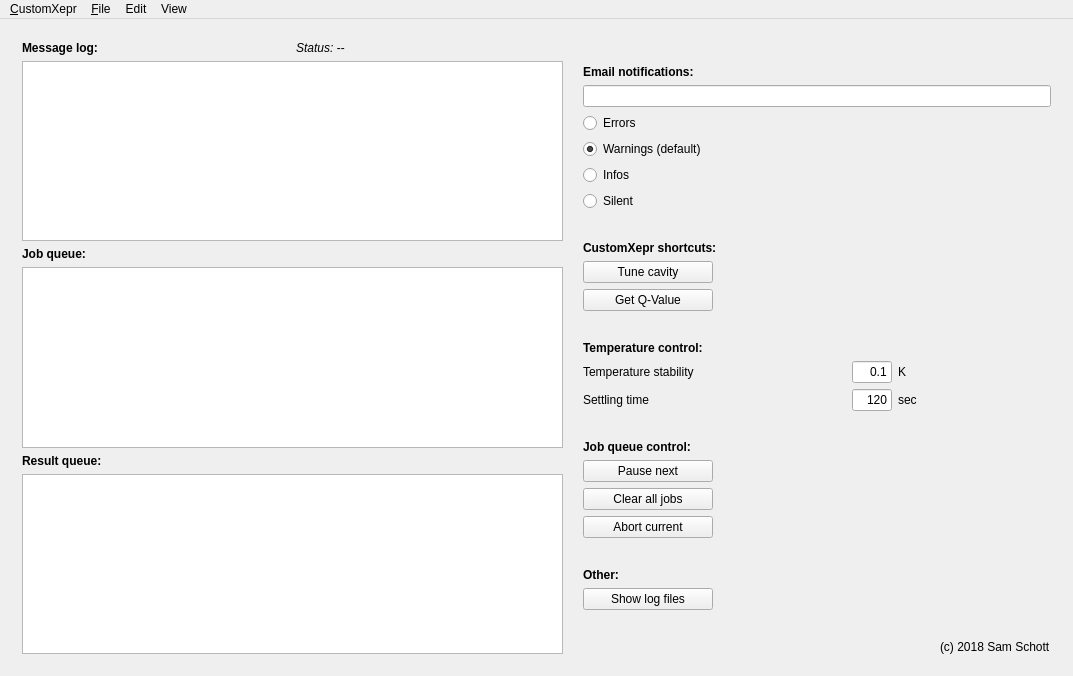
<?xml version="1.0" encoding="UTF-8"?>
<ui version="4.0">
 <class>MainWindow</class>
 <widget class="QMainWindow" name="MainWindow">
  <property name="geometry">
   <rect>
    <x>0</x>
    <y>0</y>
    <width>1073</width>
       <height>676</height>
   </rect>
  </property>
  <property name="palette">
   <palette>
    <active>
     <colorrole role="AlternateBase">
      <brush brushstyle="SolidPattern">
       <color alpha="255">
        <red>241</red>
        <green>243</green>
        <blue>243</blue>
       </color>
      </brush>
     </colorrole>
    </active>
    <inactive>
     <colorrole role="AlternateBase">
      <brush brushstyle="SolidPattern">
       <color alpha="255">
        <red>241</red>
        <green>243</green>
        <blue>243</blue>
       </color>
      </brush>
     </colorrole>
    </inactive>
    <disabled>
     <colorrole role="AlternateBase">
      <brush brushstyle="SolidPattern">
       <color alpha="255">
        <red>241</red>
        <green>243</green>
        <blue>243</blue>
       </color>
      </brush>
     </colorrole>
    </disabled>
   </palette>
  </property>
  <property name="windowTitle">
   <string>CustomXepr</string>
  </property>
     <property name="unifiedTitleAndToolBarOnMac">
         <bool>true</bool>
     </property>
  <widget class="QWidget" name="centralwidget">
   <layout class="QGridLayout" name="gridLayout">
    <property name="leftMargin">
     <number>22</number>
    </property>
    <property name="topMargin">
     <number>22</number>
    </property>
    <property name="rightMargin">
     <number>22</number>
    </property>
    <property name="bottomMargin">
     <number>22</number>
    </property>
    <item row="0" column="0">
     <widget class="QSplitter" name="splitter">
      <property name="orientation">
       <enum>Qt::Horizontal</enum>
      </property>
      <property name="handleWidth">
       <number>0</number>
      </property>
      <property name="childrenCollapsible">
       <bool>true</bool>
      </property>
      <widget class="QWidget" name="layoutWidget">
       <layout class="QGridLayout" name="gridLayout1">
        <property name="rightMargin">
         <number>10</number>
        </property>
        <item row="2" column="0" colspan="2">
         <widget class="QLabel" name="label_2">
          <property name="font">
           <font>
            <weight>75</weight>
            <bold>true</bold>
           </font>
          </property>
          <property name="text">
           <string>Job queue:</string>
          </property>
         </widget>
        </item>
        <item row="4" column="0" colspan="2">
         <widget class="QLabel" name="label_4">
          <property name="font">
           <font>
            <weight>75</weight>
            <bold>true</bold>
           </font>
          </property>
          <property name="text">
           <string>Result queue:</string>
          </property>
         </widget>
        </item>
        <item row="0" column="1">
         <widget class="QLabel" name="statusField">
          <property name="font">
           <font>
            <italic>true</italic>
           </font>
          </property>
          <property name="text">
           <string>Status: --</string>
          </property>
         </widget>
        </item>
        <item row="1" column="0" colspan="2">
         <widget class="QTreeView" name="messageLogDisplay">
          <property name="alternatingRowColors">
           <bool>true</bool>
          </property>
         </widget>
        </item>
        <item row="3" column="0" colspan="2">
         <widget class="QTreeView" name="jobQueueDisplay">
          <property name="contextMenuPolicy">
           <enum>Qt::ActionsContextMenu</enum>
          </property>
          <property name="alternatingRowColors">
           <bool>true</bool>
          </property>
          <property name="selectionMode">
           <enum>QAbstractItemView::ExtendedSelection</enum>
          </property>
         </widget>
        </item>
        <item row="0" column="0">
         <widget class="QLabel" name="label_1">
          <property name="font">
           <font>
            <weight>75</weight>
            <bold>true</bold>
           </font>
          </property>
          <property name="text">
           <string>Message log:</string>
          </property>
         </widget>
        </item>
        <item row="5" column="0" colspan="2">
         <widget class="QTreeView" name="resultQueueDisplay">
          <property name="alternatingRowColors">
           <bool>true</bool>
          </property>
          <property name="selectionMode">
           <enum>QAbstractItemView::ExtendedSelection</enum>
          </property>
         </widget>
        </item>
       </layout>
      </widget>
      <widget class="QWidget" name="layoutWidget_2">
       <layout class="QGridLayout" name="gridLayout_2" columnstretch="2,0,0">
        <property name="leftMargin">
         <number>10</number>
        </property>
        <item row="9" column="0" colspan="3" alignment="Qt::AlignLeft">
         <widget class="QPushButton" name="tuneButton">
          <property name="minimumSize">
           <size>
            <width>130</width>
            <height>0</height>
           </size>
          </property>
          <property name="text">
           <string>Tune cavity</string>
          </property>
         </widget>
        </item>
        <item row="13" column="1" alignment="Qt::AlignRight">
         <widget class="QLineEdit" name="lineEditT_tolerance">
          <property name="sizePolicy">
           <sizepolicy hsizetype="Preferred" vsizetype="Fixed">
            <horstretch>0</horstretch>
            <verstretch>0</verstretch>
           </sizepolicy>
          </property>
          <property name="minimumSize">
           <size>
            <width>35</width>
            <height>0</height>
           </size>
          </property>
          <property name="maximumSize">
           <size>
            <width>40</width>
            <height>16777215</height>
           </size>
          </property>
          <property name="baseSize">
           <size>
            <width>0</width>
            <height>0</height>
           </size>
          </property>
          <property name="text">
           <string>0.1</string>
          </property>
          <property name="alignment">
           <set>Qt::AlignRight|Qt::AlignTrailing|Qt::AlignVCenter</set>
          </property>
         </widget>
        </item>
        <item row="2" column="0" colspan="3">
         <widget class="QLineEdit" name="lineEditEmailList">
          <property name="sizePolicy">
           <sizepolicy hsizetype="Preferred" vsizetype="Fixed">
            <horstretch>0</horstretch>
            <verstretch>0</verstretch>
           </sizepolicy>
          </property>
         </widget>
        </item>
        <item row="4" column="0" colspan="3">
         <widget class="QRadioButton" name="radioButtonWarningMail">
          <property name="text">
           <string>Warnings (default)</string>
          </property>
          <property name="checked">
           <bool>true</bool>
          </property>
         </widget>
        </item>
        <item row="7" column="0" colspan="3">
         <spacer name="verticalSpacer_1">
          <property name="orientation">
           <enum>Qt::Vertical</enum>
          </property>
          <property name="sizeType">
           <enum>QSizePolicy::Maximum</enum>
          </property>
          <property name="sizeHint" stdset="0">
           <size>
            <width>20</width>
            <height>40</height>
           </size>
          </property>
         </spacer>
        </item>
        <item row="14" column="0">
         <widget class="QLabel" name="labelT_settling">
          <property name="sizePolicy">
           <sizepolicy hsizetype="Expanding" vsizetype="Preferred">
            <horstretch>0</horstretch>
            <verstretch>0</verstretch>
           </sizepolicy>
          </property>
          <property name="maximumSize">
           <size>
            <width>100</width>
            <height>16777215</height>
           </size>
          </property>
          <property name="text">
           <string>Settling time</string>
          </property>
         </widget>
        </item>
        <item row="0" column="0" colspan="3">
         <spacer name="verticalSpacer_5">
          <property name="orientation">
           <enum>Qt::Vertical</enum>
          </property>
          <property name="sizeType">
           <enum>QSizePolicy::Maximum</enum>
          </property>
          <property name="sizeHint" stdset="0">
           <size>
            <width>20</width>
            <height>40</height>
           </size>
          </property>
         </spacer>
        </item>
        <item row="12" column="0" colspan="3">
         <widget class="QLabel" name="labelTempControl">
          <property name="font">
           <font>
            <weight>75</weight>
            <bold>true</bold>
           </font>
          </property>
          <property name="text">
           <string>Temperature control:</string>
          </property>
         </widget>
        </item>
        <item row="13" column="0">
         <widget class="QLabel" name="labelT_tolerance">
          <property name="sizePolicy">
           <sizepolicy hsizetype="Expanding" vsizetype="Preferred">
            <horstretch>0</horstretch>
            <verstretch>0</verstretch>
           </sizepolicy>
          </property>
          <property name="minimumSize">
           <size>
            <width>150</width>
            <height>21</height>
           </size>
          </property>
          <property name="maximumSize">
           <size>
            <width>100</width>
            <height>16777215</height>
           </size>
          </property>
          <property name="text">
           <string>Temperature stability</string>
          </property>
         </widget>
        </item>
        <item row="5" column="0" colspan="3">
         <widget class="QRadioButton" name="radioButtonInfoMail">
          <property name="text">
           <string>Infos</string>
          </property>
         </widget>
        </item>
        <item row="13" column="2" alignment="Qt::AlignLeft">
         <widget class="QLabel" name="labelT_toleranceUnit">
          <property name="text">
           <string>K</string>
          </property>
         </widget>
        </item>
        <item row="1" column="0" colspan="3">
         <widget class="QLabel" name="labelEmailSettings">
          <property name="sizePolicy">
           <sizepolicy hsizetype="Preferred" vsizetype="Preferred">
            <horstretch>0</horstretch>
            <verstretch>0</verstretch>
           </sizepolicy>
          </property>
          <property name="font">
           <font>
            <weight>75</weight>
            <bold>true</bold>
           </font>
          </property>
          <property name="text">
           <string>Email notifications:</string>
          </property>
         </widget>
        </item>
        <item row="6" column="0" colspan="3">
         <widget class="QRadioButton" name="radioButtonNoMail">
          <property name="text">
           <string>Silent</string>
          </property>
         </widget>
        </item>
        <item row="18" column="0" colspan="3" alignment="Qt::AlignLeft">
         <widget class="QPushButton" name="clearButton">
          <property name="minimumSize">
           <size>
            <width>130</width>
            <height>0</height>
           </size>
          </property>
          <property name="text">
           <string>Clear all jobs</string>
          </property>
         </widget>
        </item>
        <item row="3" column="0" colspan="3">
         <widget class="QRadioButton" name="radioButtonErrorMail">
          <property name="text">
           <string>Errors</string>
          </property>
         </widget>
        </item>
        <item row="19" column="0" colspan="3" alignment="Qt::AlignLeft">
         <widget class="QPushButton" name="abortButton">
          <property name="minimumSize">
           <size>
            <width>130</width>
            <height>0</height>
           </size>
          </property>
          <property name="text">
           <string>Abort current</string>
          </property>
         </widget>
        </item>
        <item row="20" column="0" colspan="3">
         <spacer name="verticalSpacer_4">
          <property name="orientation">
           <enum>Qt::Vertical</enum>
          </property>
          <property name="sizeHint" stdset="0">
           <size>
            <width>20</width>
            <height>40</height>
           </size>
          </property>
         </spacer>
        </item>
        <item row="15" column="0" colspan="3">
         <spacer name="verticalSpacer_2">
          <property name="orientation">
           <enum>Qt::Vertical</enum>
          </property>
          <property name="sizeType">
           <enum>QSizePolicy::Maximum</enum>
          </property>
          <property name="sizeHint" stdset="0">
           <size>
            <width>20</width>
            <height>40</height>
           </size>
          </property>
         </spacer>
        </item>
        <item row="14" column="1" alignment="Qt::AlignRight">
         <widget class="QLineEdit" name="lineEditT_settling">
          <property name="sizePolicy">
           <sizepolicy hsizetype="Preferred" vsizetype="Fixed">
            <horstretch>0</horstretch>
            <verstretch>0</verstretch>
           </sizepolicy>
          </property>
          <property name="minimumSize">
           <size>
            <width>35</width>
            <height>0</height>
           </size>
          </property>
          <property name="maximumSize">
           <size>
            <width>40</width>
            <height>16777215</height>
           </size>
          </property>
          <property name="font">
           <font>
            <weight>50</weight>
            <bold>false</bold>
           </font>
          </property>
          <property name="layoutDirection">
           <enum>Qt::LeftToRight</enum>
          </property>
          <property name="text">
           <string>120</string>
          </property>
          <property name="alignment">
           <set>Qt::AlignRight|Qt::AlignTrailing|Qt::AlignVCenter</set>
          </property>
         </widget>
        </item>
        <item row="23" column="0" colspan="3">
         <spacer name="verticalSpacer_3">
          <property name="orientation">
           <enum>Qt::Vertical</enum>
          </property>
          <property name="sizeHint" stdset="0">
           <size>
            <width>20</width>
            <height>40</height>
           </size>
          </property>
         </spacer>
        </item>
        <item row="21" column="0" colspan="3">
         <widget class="QLabel" name="labelOther">
          <property name="font">
           <font>
            <weight>75</weight>
            <bold>true</bold>
           </font>
          </property>
          <property name="text">
           <string>Other:</string>
          </property>
         </widget>
        </item>
        <item row="16" column="0" colspan="3">
         <widget class="QLabel" name="labelJobQControl">
          <property name="font">
           <font>
            <weight>75</weight>
            <bold>true</bold>
           </font>
          </property>
          <property name="text">
           <string>Job queue control:</string>
          </property>
         </widget>
        </item>
        <item row="14" column="2" alignment="Qt::AlignLeft">
         <widget class="QLabel" name="labelT_settlingUnit">
          <property name="text">
           <string>sec</string>
          </property>
         </widget>
        </item>
        <item row="17" column="0" colspan="3" alignment="Qt::AlignLeft">
         <widget class="QPushButton" name="pauseButton">
          <property name="minimumSize">
           <size>
            <width>130</width>
            <height>0</height>
           </size>
          </property>
          <property name="text">
           <string>Pause next</string>
          </property>
         </widget>
        </item>
        <item row="22" column="0" colspan="3" alignment="Qt::AlignLeft">
         <widget class="QPushButton" name="pushButtonLogFiles">
          <property name="sizePolicy">
           <sizepolicy hsizetype="Minimum" vsizetype="Fixed">
            <horstretch>0</horstretch>
            <verstretch>0</verstretch>
           </sizepolicy>
          </property>
          <property name="minimumSize">
           <size>
            <width>130</width>
            <height>0</height>
           </size>
          </property>
          <property name="text">
           <string>Show log files</string>
          </property>
         </widget>
        </item>
        <item row="24" column="0" colspan="3" alignment="Qt::AlignRight">
         <widget class="QLabel" name="labelCopyRight">
          <property name="text">
           <string>(c) 2018 Sam Schott</string>
          </property>
         </widget>
        </item>
        <item row="10" column="0" colspan="3" alignment="Qt::AlignLeft">
         <widget class="QPushButton" name="qValueButton">
          <property name="minimumSize">
           <size>
            <width>130</width>
            <height>0</height>
           </size>
          </property>
          <property name="text">
           <string>Get Q-Value</string>
          </property>
         </widget>
        </item>
        <item row="8" column="0" colspan="3">
         <widget class="QLabel" name="labelCustomXeprControl">
          <property name="font">
           <font>
            <weight>75</weight>
            <bold>true</bold>
           </font>
          </property>
          <property name="text">
           <string>CustomXepr shortcuts:</string>
          </property>
         </widget>
        </item>
        <item row="11" column="0" colspan="3">
         <spacer name="verticalSpacer_6">
          <property name="orientation">
           <enum>Qt::Vertical</enum>
          </property>
          <property name="sizeHint" stdset="0">
           <size>
            <width>20</width>
            <height>40</height>
           </size>
          </property>
         </spacer>
        </item>
       </layout>
      </widget>
     </widget>
    </item>
   </layout>
  </widget>
  <widget class="QMenuBar" name="menubar">
   <property name="geometry">
    <rect>
     <x>0</x>
     <y>0</y>
     <width>1073</width>
     <height>22</height>
    </rect>
   </property>
   <widget class="QMenu" name="menu_CustomXepr">
    <property name="geometry">
     <rect>
         <x>266</x>
      <y>131</y>
      <width>172</width>
      <height>108</height>
     </rect>
    </property>
    <property name="title">
     <string>&amp;CustomXepr</string>
    </property>
    <addaction name="action_About"/>
    <addaction name="separator"/>
    <addaction name="separator"/>
    <addaction name="action_Exit"/>
   </widget>
   <widget class="QMenu" name="menu_Files">
    <property name="title">
     <string>&amp;File</string>
    </property>
    <addaction name="actionShow_log_files"/>
   </widget>
   <widget class="QMenu" name="menuView">
    <property name="title">
     <string>View</string>
    </property>
   </widget>
   <widget class="QMenu" name="menuEdit">
    <property name="title">
     <string>Edit</string>
    </property>
   </widget>
   <addaction name="menu_CustomXepr"/>
   <addaction name="menu_Files"/>
   <addaction name="menuEdit"/>
   <addaction name="menuView"/>
  </widget>
  <action name="action_About">
   <property name="text">
    <string> &amp;About CustomXepr...</string>
   </property>
  </action>
  <action name="action_Exit">
   <property name="text">
    <string> &amp;Quit CustomXepr</string>
   </property>
  </action>
  <action name="actionShow_log_files">
   <property name="text">
    <string>Show log files</string>
   </property>
  </action>
 </widget>
 <tabstops>
  <tabstop>messageLogDisplay</tabstop>
  <tabstop>jobQueueDisplay</tabstop>
  <tabstop>resultQueueDisplay</tabstop>
  <tabstop>lineEditEmailList</tabstop>
  <tabstop>radioButtonErrorMail</tabstop>
  <tabstop>radioButtonWarningMail</tabstop>
  <tabstop>radioButtonInfoMail</tabstop>
  <tabstop>radioButtonNoMail</tabstop>
  <tabstop>tuneButton</tabstop>
  <tabstop>qValueButton</tabstop>
  <tabstop>lineEditT_tolerance</tabstop>
  <tabstop>lineEditT_settling</tabstop>
  <tabstop>pauseButton</tabstop>
  <tabstop>clearButton</tabstop>
  <tabstop>abortButton</tabstop>
  <tabstop>pushButtonLogFiles</tabstop>
 </tabstops>
 <resources/>
 <connections/>
</ui>
